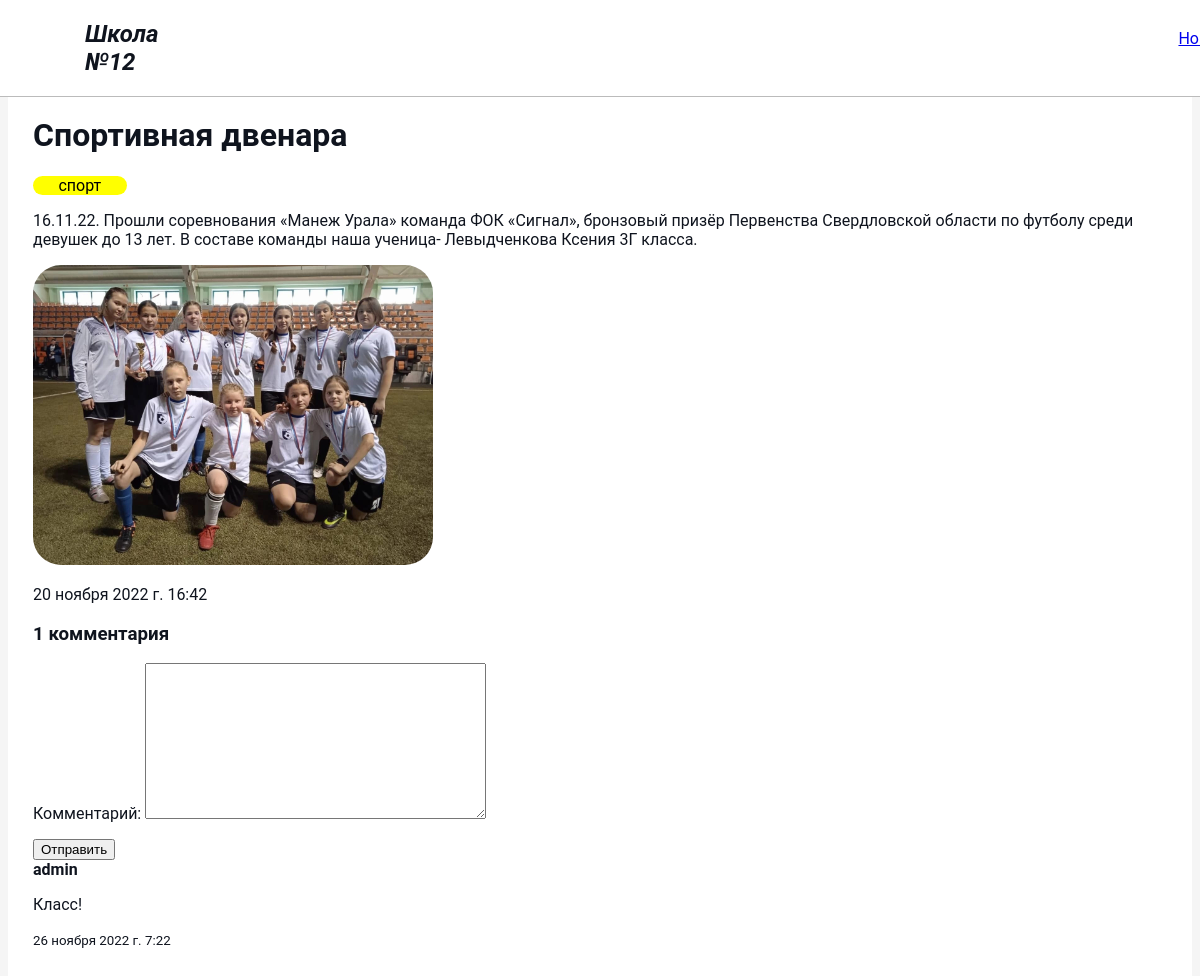
/news/4, run on an earlier commit of the app's database.
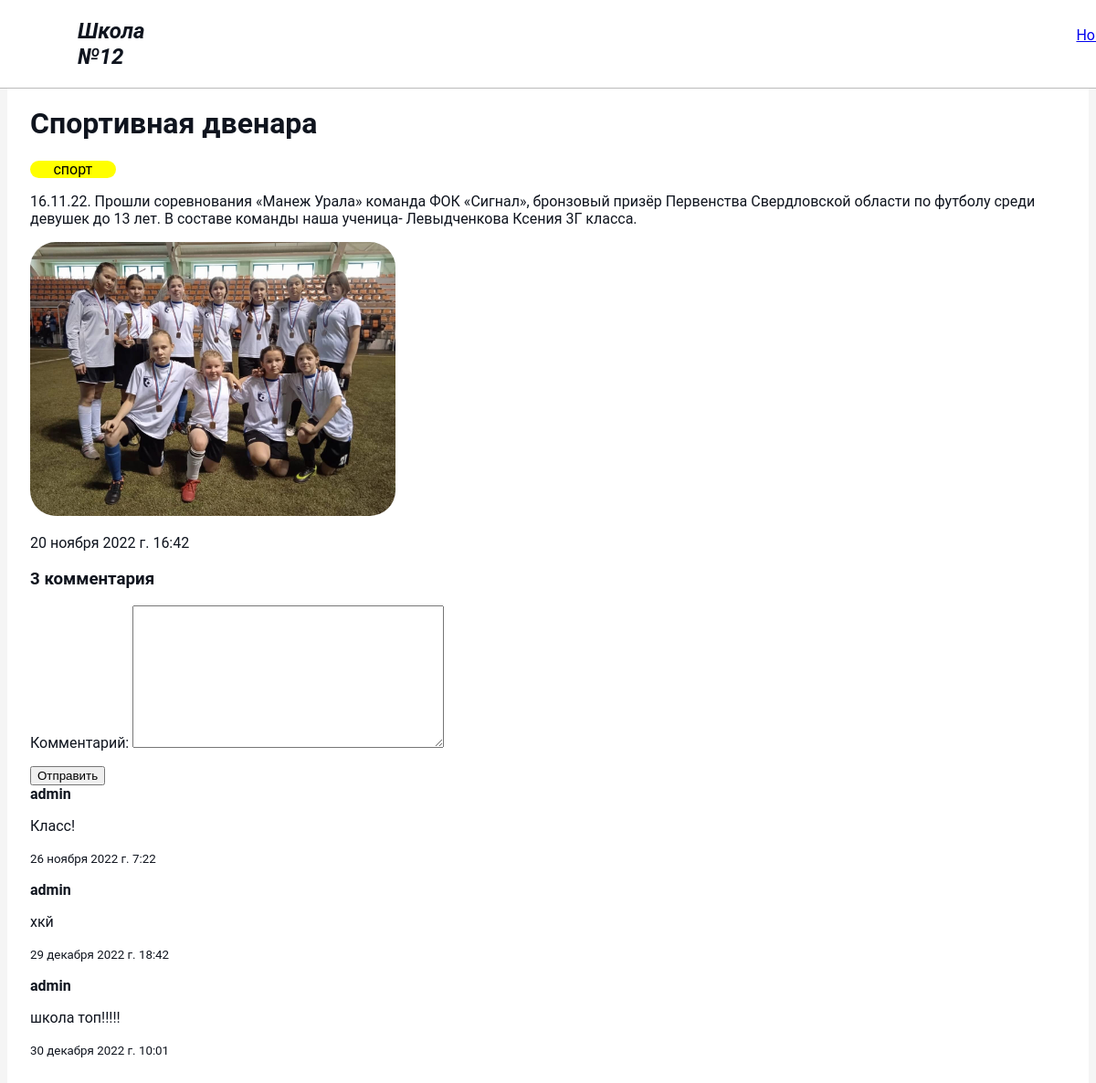
And on a later commit of the database.
### app_news/models.py (models this page shows, shortened)
class Product(models.Model):
    title=models.CharField(max_length=35, verbose_name='Заголовок')
    content=models.TextField(null=True, blank=True, verbose_name='содержание')#null=True и blank=True делаю поле необязательным к заполнению
    published=models.DateTimeField(auto_now_add=True, db_index=True, verbose_name='Опубликовано')#при выводе объявлений мы будем сортировать их по убыванию даты публикации,и индекс здесь очень пригодится.
    img=models.ImageField(upload_to='images', null=True, blank=True, verbose_name='Картика')
    slug = models.SlugField(max_length=200, null=True, blank=True, db_index=True)
    rubric=models.ForeignKey('Rubric', null=True, on_delete=models.PROTECT, verbose_name='Рубрика')
    class Meta:#отображение в панели администратора
        verbose_name_plural='Новости'
        verbose_name='Новость'
        ordering = ['-published']#сортировка по убыванию публикаций
    def __str__(self):# Строка для представления объекта Model.
        return self.title

class Rubric(models.Model):
    name = models.CharField(max_length=20)
    def __str__(self):
        return self.name
    class Meta:
        verbose_name_plural='Рубрики'
        verbose_name='Рубрика'
        ordering=['name']#сортировка по имени

class Comment(models.Model):
    user = models.ForeignKey(
        settings.AUTH_USER_MODEL,
        verbose_name="Пользователь",
        on_delete=models.CASCADE)
    reply = models.ForeignKey('self',related_name="replies", on_delete = models.CASCADE , blank= True ,null=True, verbose_name='ответ')
    product = models.ForeignKey(Product, related_name='comments', on_delete=models.CASCADE, verbose_name='новость')
    body = models.TextField(max_length=120, verbose_name='комментарий')
    created = models.DateTimeField(auto_now_add=True, verbose_name='дата создания')
    updated = models.DateTimeField(auto_now_add=True)
    active = models.BooleanField(default=True)
    class Meta:
        verbose_name_plural='Комментарий'
        verbose_name = 'комментарий'
        ordering = ('created',)

### users/models.py (models this page shows)
class MyUser(AbstractUser):
    pass

### app_news/views.py (the view, shortened to what this page needs)
# urls.py: path('<pk>', views.ProductDetailView.as_view(), name='detail_product'),
class ProductDetailView(FormMixin, generic.DetailView):
    model = models.Product
    form_class = CommentForm

### app_news/forms.py
class CommentForm(forms.ModelForm):
    class Meta:
        model = Comment
        fields = ('body',)

### app_news/templates/app_news/product_detail.html (shortened to what this page needs)
{% extends 'layout/basic.html' %}
{% block content %}
<div class="info">
  <h1>{{product}}</h1>
  <p class="rubric"><a href="">{{product.rubric}}</p></a>
  <p>{{ product.content }}</p>
  <img src="{{ product.img }}" alt="Обложка">
  <p>{{ product.published }}</p>
  <h3>{{ product.comments.count }} комментария</h3>
  <form method="POST">
    {{form.as_p}}
      <span><button name="comment" type="submit">Отправить</button></span>
  </form>
    {% if product.comments %}
      {% for comment in product.comments.all %}
        <strong>{{ comment.user }}</strong>
        <p >{{ comment.body }}</p>
        <p ><small>{{ comment.created }}</small></p>
      {% endfor %}
  {% endif %}
</div>
{% endblock %}

### app_news/templates/layout/basic.html (shortened to what this page needs)
{% load static %}
<!DOCTYPE html>
<html lang="ru">
<head>
    <link rel="stylesheet" type="text/css" href="{% static 'app_news/style.css' %}">
</head>
<body>
    <div class="pk-top">
        <div class="header">
            <h2><I>Школа №12</I></h2>
            <div class="left">
                <a href="{% url 'news' %}"><p>Новости</p></a>
            </div>
        </div>
    </div>
    {% block content %}
    {% endblock %}
</body>
</html>

### app_news/static/app_news/style.css (style rules this page uses)
body { background-color: rgb(245, 245, 245); color: #0f141e; font-size: 16px; font-weight: normal; font-family: 'Roboto', sans-serif; }
.header { display: flex; align-items: center; min-height: 55px; padding: 0 85px; padding: 0 var(--pinkman-padding-desktop, 85px); background: rgb(255, 255, 255); min-width: 320px; max-width: 1600px; margin: 0 auto; box-sizing: border-box; top: 0px; border-bottom: 1px solid #bbbbbb; }
.pk-top { position: fixed; width: 100%; left: 0; top: 0; height: 55px; z-index: 11; }
img { width: 400px; border-radius: 28px; margin-right: 40px; }
.info { background-color: white; min-width: 320px; max-width: 1550px; margin: auto; padding: 25px; }
.left { display: flex; margin-left: 1000px; }
.left p { margin-left: 20px; }
.rubric { max-width: 480px; }
.rubric a { outline: none; text-decoration: none; display: inline-block; width: 19.5%; margin-right: 0.625%; text-align: center; border-radius: 28px; color: black; text-decoration: none; }
.rubric a:link, a:visited, a:focus { background: yellow; }

What changed in the data, as far as the page shows it:
changed Product "Спортивная двенара": comments.count "1" → "3"
added Comment: user "admin", body "хкй", created "29 декабря 2022 г. 18:42"
added Comment: user "admin", body "школа топ!!!!!", created "30 декабря 2022 г. 10:01"
